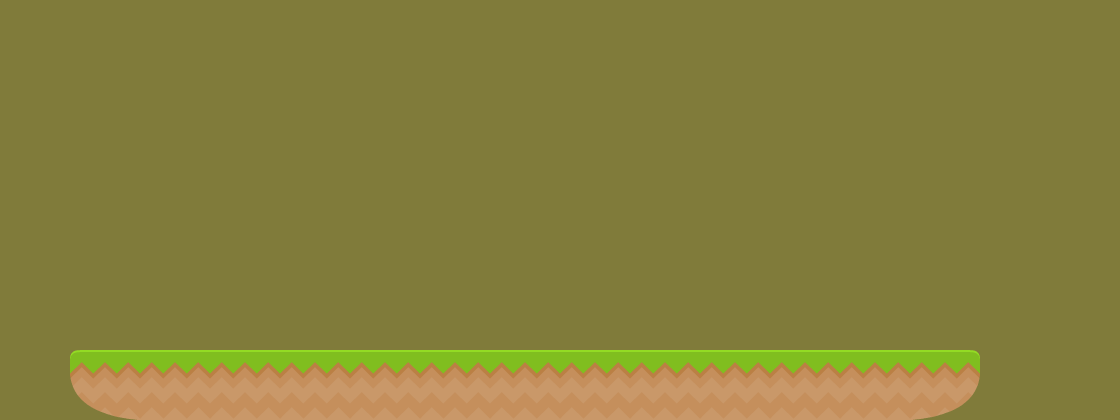

Below is a game level as drawn by its tile map, then a one-line description and the .tmx that defines it (tile-layer data replaced by summaries):
An orthogonal 16x6 tile map with 70x70 px tiles, 2 tile layers (background1, Tile Layer 2), 2 tilesets.

<map version="1.0" orientation="orthogonal" renderorder="right-down" width="16" height="6" tilewidth="70" tileheight="70" backgroundcolor="#807b3a">
 <tileset firstgid="1" name="background-tiles" tilewidth="70" tileheight="70">
  <image source="../img/background-tiles.png" width="910" height="910" />
 </tileset>
 <tileset firstgid="170" name="meta-tiles" tilewidth="70" tileheight="70">
  <image source="../img/meta-tiles.png" width="350" height="70" />
 </tileset>
 <layer name="background1" width="16" height="6">
  <data>[96 cells, 13 non-empty, 3 distinct tile ids]</data>
 </layer>
 <layer name="Tile Layer 2" width="16" height="6">
  <data>[96 cells, 0 non-empty, 0 distinct tile ids]</data>
 </layer>
</map>
